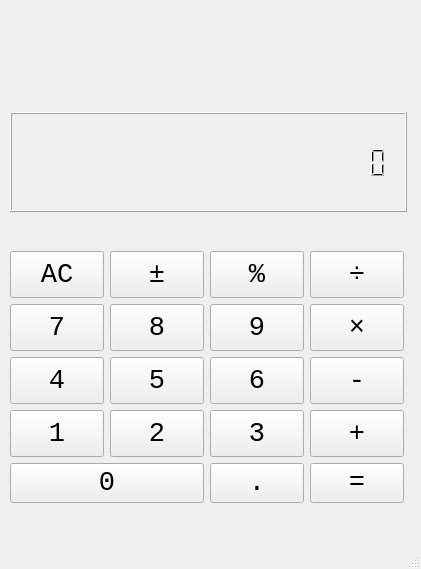
<?xml version="1.0" encoding="UTF-8"?>
<ui version="4.0">
 <author>Overcomer</author>
 <class>MainWindow</class>
 <widget class="QMainWindow" name="MainWindow">
  <property name="geometry">
   <rect>
    <x>0</x>
    <y>0</y>
    <width>421</width>
    <height>569</height>
   </rect>
  </property>
  <property name="maximumSize">
   <size>
    <width>421</width>
    <height>569</height>
   </size>
  </property>
  <property name="baseSize">
   <size>
    <width>414</width>
    <height>439</height>
   </size>
  </property>
  <property name="font">
   <font>
    <family>Consolas</family>
   </font>
  </property>
  <property name="windowTitle">
   <string>Calculator</string>
  </property>
  <property name="windowIcon">
   <iconset>
    <normaloff>source/calculator.png</normaloff>source/calculator.png</iconset>
  </property>
  <widget class="QWidget" name="centralwidget">
   <widget class="QWidget" name="verticalLayoutWidget">
    <property name="geometry">
     <rect>
      <x>10</x>
      <y>10</y>
      <width>397</width>
      <height>528</height>
     </rect>
    </property>
    <layout class="QVBoxLayout" name="verticalLayout">
     <item>
      <widget class="QLabel" name="expression_label">
       <property name="maximumSize">
        <size>
         <width>395</width>
         <height>30</height>
        </size>
       </property>
       <property name="font">
        <font>
         <pointsize>12</pointsize>
        </font>
       </property>
       <property name="text">
        <string/>
       </property>
       <property name="alignment">
        <set>Qt::AlignRight|Qt::AlignTrailing|Qt::AlignVCenter</set>
       </property>
      </widget>
     </item>
     <item>
      <widget class="QLCDNumber" name="lcdNumber">
       <property name="minimumSize">
        <size>
         <width>0</width>
         <height>100</height>
        </size>
       </property>
       <property name="maximumSize">
        <size>
         <width>16777215</width>
         <height>100</height>
        </size>
       </property>
       <property name="smallDecimalPoint">
        <bool>true</bool>
       </property>
       <property name="digitCount">
        <number>20</number>
       </property>
      </widget>
     </item>
     <item>
      <layout class="QGridLayout" name="gridLayout" rowstretch="0,0,0,0,0,0,0">
       <item row="4" column="0">
        <widget class="QPushButton" name="one">
         <property name="maximumSize">
          <size>
           <width>94</width>
           <height>47</height>
          </size>
         </property>
         <property name="font">
          <font>
           <pointsize>20</pointsize>
          </font>
         </property>
         <property name="text">
          <string>1</string>
         </property>
        </widget>
       </item>
       <item row="2" column="2">
        <widget class="QPushButton" name="nine">
         <property name="maximumSize">
          <size>
           <width>97</width>
           <height>47</height>
          </size>
         </property>
         <property name="font">
          <font>
           <pointsize>20</pointsize>
          </font>
         </property>
         <property name="text">
          <string>9</string>
         </property>
        </widget>
       </item>
       <item row="2" column="3">
        <widget class="QPushButton" name="multiplication">
         <property name="maximumSize">
          <size>
           <width>94</width>
           <height>47</height>
          </size>
         </property>
         <property name="font">
          <font>
           <pointsize>20</pointsize>
          </font>
         </property>
         <property name="text">
          <string>×</string>
         </property>
        </widget>
       </item>
       <item row="3" column="2">
        <widget class="QPushButton" name="six">
         <property name="maximumSize">
          <size>
           <width>94</width>
           <height>47</height>
          </size>
         </property>
         <property name="font">
          <font>
           <pointsize>20</pointsize>
          </font>
         </property>
         <property name="text">
          <string>6</string>
         </property>
        </widget>
       </item>
       <item row="2" column="0">
        <widget class="QPushButton" name="seven">
         <property name="maximumSize">
          <size>
           <width>94</width>
           <height>47</height>
          </size>
         </property>
         <property name="font">
          <font>
           <pointsize>20</pointsize>
          </font>
         </property>
         <property name="text">
          <string>7</string>
         </property>
        </widget>
       </item>
       <item row="0" column="2">
        <widget class="QPushButton" name="percent">
         <property name="maximumSize">
          <size>
           <width>94</width>
           <height>47</height>
          </size>
         </property>
         <property name="font">
          <font>
           <pointsize>20</pointsize>
          </font>
         </property>
         <property name="text">
          <string>%</string>
         </property>
        </widget>
       </item>
       <item row="4" column="2">
        <widget class="QPushButton" name="three">
         <property name="maximumSize">
          <size>
           <width>94</width>
           <height>47</height>
          </size>
         </property>
         <property name="font">
          <font>
           <pointsize>20</pointsize>
          </font>
         </property>
         <property name="text">
          <string>3</string>
         </property>
        </widget>
       </item>
       <item row="3" column="1">
        <widget class="QPushButton" name="five">
         <property name="maximumSize">
          <size>
           <width>94</width>
           <height>47</height>
          </size>
         </property>
         <property name="font">
          <font>
           <pointsize>20</pointsize>
          </font>
         </property>
         <property name="text">
          <string>5</string>
         </property>
        </widget>
       </item>
       <item row="4" column="1">
        <widget class="QPushButton" name="two">
         <property name="maximumSize">
          <size>
           <width>94</width>
           <height>47</height>
          </size>
         </property>
         <property name="font">
          <font>
           <pointsize>20</pointsize>
          </font>
         </property>
         <property name="text">
          <string>2</string>
         </property>
        </widget>
       </item>
       <item row="3" column="3">
        <widget class="QPushButton" name="subtract">
         <property name="maximumSize">
          <size>
           <width>94</width>
           <height>47</height>
          </size>
         </property>
         <property name="font">
          <font>
           <pointsize>20</pointsize>
          </font>
         </property>
         <property name="text">
          <string>-</string>
         </property>
        </widget>
       </item>
       <item row="0" column="0">
        <widget class="QPushButton" name="clear">
         <property name="maximumSize">
          <size>
           <width>94</width>
           <height>47</height>
          </size>
         </property>
         <property name="font">
          <font>
           <pointsize>20</pointsize>
          </font>
         </property>
         <property name="text">
          <string>AC</string>
         </property>
        </widget>
       </item>
       <item row="3" column="0">
        <widget class="QPushButton" name="four">
         <property name="maximumSize">
          <size>
           <width>94</width>
           <height>47</height>
          </size>
         </property>
         <property name="font">
          <font>
           <pointsize>20</pointsize>
          </font>
         </property>
         <property name="text">
          <string>4</string>
         </property>
        </widget>
       </item>
       <item row="2" column="1">
        <widget class="QPushButton" name="eight">
         <property name="maximumSize">
          <size>
           <width>94</width>
           <height>47</height>
          </size>
         </property>
         <property name="font">
          <font>
           <pointsize>20</pointsize>
          </font>
         </property>
         <property name="text">
          <string>8</string>
         </property>
        </widget>
       </item>
       <item row="4" column="3">
        <widget class="QPushButton" name="add">
         <property name="maximumSize">
          <size>
           <width>94</width>
           <height>47</height>
          </size>
         </property>
         <property name="font">
          <font>
           <pointsize>20</pointsize>
          </font>
         </property>
         <property name="text">
          <string>+</string>
         </property>
        </widget>
       </item>
       <item row="0" column="3">
        <widget class="QPushButton" name="division">
         <property name="maximumSize">
          <size>
           <width>94</width>
           <height>47</height>
          </size>
         </property>
         <property name="font">
          <font>
           <pointsize>20</pointsize>
          </font>
         </property>
         <property name="text">
          <string>÷</string>
         </property>
        </widget>
       </item>
       <item row="0" column="1">
        <widget class="QPushButton" name="sign">
         <property name="maximumSize">
          <size>
           <width>94</width>
           <height>47</height>
          </size>
         </property>
         <property name="font">
          <font>
           <pointsize>20</pointsize>
          </font>
         </property>
         <property name="text">
          <string>±</string>
         </property>
        </widget>
       </item>
       <item row="6" column="2">
        <widget class="QPushButton" name="point">
         <property name="maximumSize">
          <size>
           <width>94</width>
           <height>47</height>
          </size>
         </property>
         <property name="font">
          <font>
           <pointsize>20</pointsize>
          </font>
         </property>
         <property name="text">
          <string>.</string>
         </property>
        </widget>
       </item>
       <item row="6" column="3">
        <widget class="QPushButton" name="equal">
         <property name="maximumSize">
          <size>
           <width>94</width>
           <height>47</height>
          </size>
         </property>
         <property name="font">
          <font>
           <pointsize>20</pointsize>
          </font>
         </property>
         <property name="text">
          <string>=</string>
         </property>
        </widget>
       </item>
       <item row="6" column="0" colspan="2">
        <widget class="QPushButton" name="zero">
         <property name="font">
          <font>
           <pointsize>20</pointsize>
          </font>
         </property>
         <property name="text">
          <string>0</string>
         </property>
        </widget>
       </item>
      </layout>
     </item>
    </layout>
   </widget>
  </widget>
  <widget class="QMenuBar" name="menubar">
   <property name="geometry">
    <rect>
     <x>0</x>
     <y>0</y>
     <width>421</width>
     <height>25</height>
    </rect>
   </property>
  </widget>
  <widget class="QStatusBar" name="statusbar"/>
 </widget>
 <resources/>
 <connections/>
</ui>
